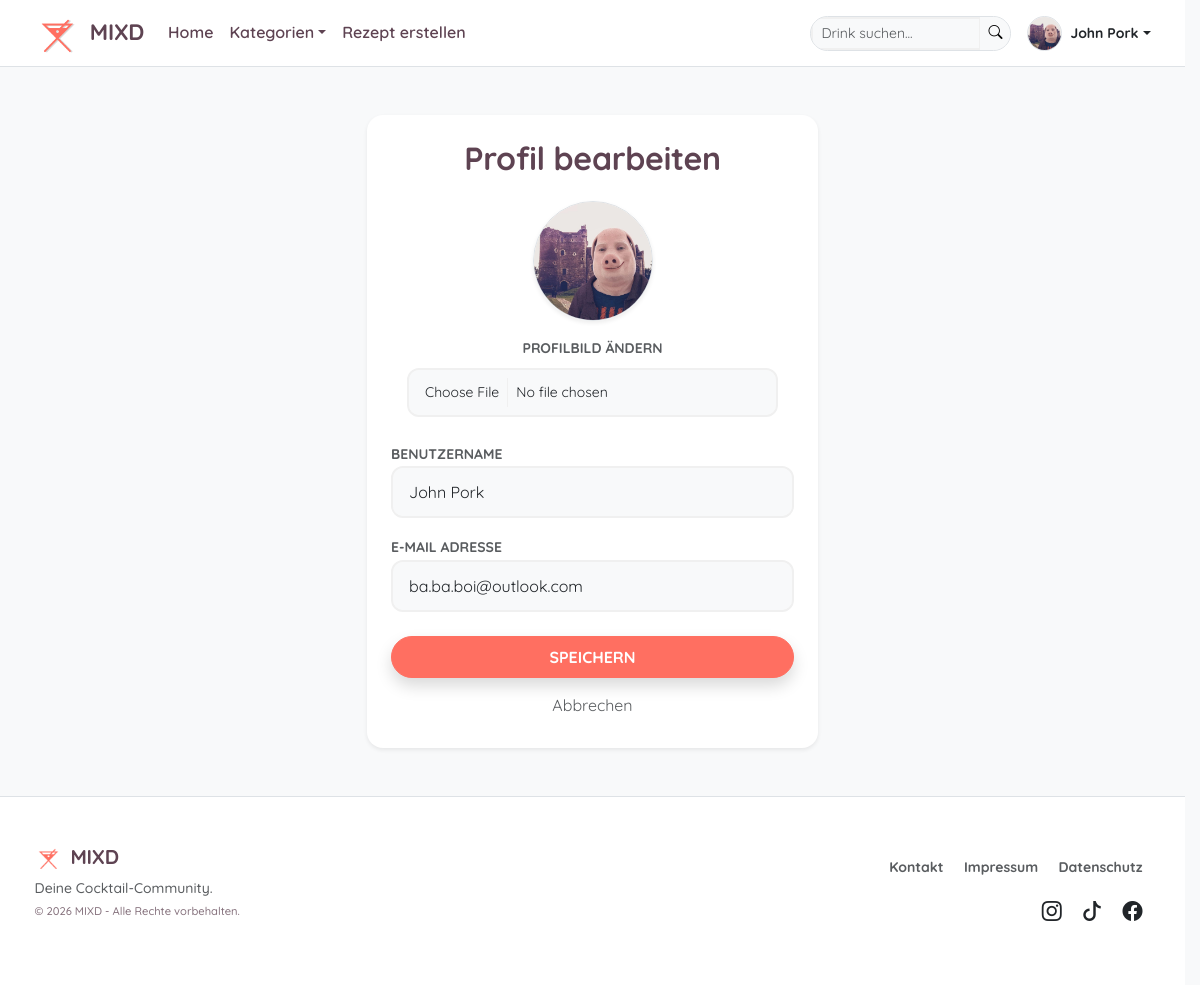
Screenshot of /edit_profile.php (signed in) with the database file from the repository.
### tables this page shows
CREATE TABLE `users` (
  `userid` int(11) UNSIGNED NOT NULL,
  `benutzername` varchar(30) NOT NULL,
  `email` varchar(30) NOT NULL,
  `profile_image` varchar(255) DEFAULT 'resources/images/default_profile.png',
  `passwort` varchar(255) NOT NULL,
  `role` int(11) NOT NULL DEFAULT 1,
  `is_barkeeper` tinyint(1) DEFAULT 0
);

### edit_profile.php (the view, shortened to what this page needs)
<?php
require_once "util/dbutil.php";
$idUser = $_SESSION['userid'];
$sqlUser = "SELECT benutzername, email, profile_image FROM users WHERE userid = ?";
$stmt = $conn->prepare($sqlUser);
$stmt->bind_param("i", $idUser);
$stmt->execute();
$user = $stmt->get_result()->fetch_assoc();
$imgPreview = !empty($user['profile_image']) ? $user['profile_image'] : "resources/images/placeholders/default_profile.png";
?>
<!DOCTYPE html>
<html lang="de">
<head>
    <?php include "includes/head-includes.php"; ?>
</head>
<body class="bg-light d-flex flex-column min-vh-100">
    <?php include "includes/navbar.php"; ?>
    <main class="container py-5">
        <div class="row justify-content-center">
            <div class="col-md-6 col-lg-5">
                <div class="card border-0 shadow-sm p-4 rounded-4">
                    <h2 class="fw-bold text-center mb-4">Profil bearbeiten</h2>
                    <form method="POST" enctype="multipart/form-data">
                        <div class="text-center mb-4">
                            <img src="<?= $imgPreview ?>"
                                 class="rounded-circle border shadow-sm mb-3"
                                 style="width: 120px; height: 120px; object-fit: cover;">
                            <div class="px-3">
                                <label class="small fw-bold text-muted text-uppercase d-block mb-2">Profilbild ändern</label>
                                <input type="file" name="profile_pic" class="form-control form-control-sm border-0 bg-light">
                            </div>
                        </div>
                        <div class="mb-3">
                            <label class="small fw-bold text-muted text-uppercase">Benutzername</label>
                            <input type="text" name="benutzername" class="form-control border-0 bg-light"
                                   value="<?= htmlspecialchars($user['benutzername']) ?>" required>
                        </div>
                        <div class="mb-4">
                            <label class="small fw-bold text-muted text-uppercase">E-Mail Adresse</label>
                            <input type="email" name="email" class="form-control border-0 bg-light"
                                   value="<?= htmlspecialchars($user['email']) ?>" required>
                        </div>
                        <div class="d-grid gap-2">
                            <button type="submit" class="btn btn-primary rounded-pill fw-bold py-2 shadow">SPEICHERN</button>
                            <a href="profile.php" class="btn btn-link text-muted text-decoration-none small">Abbrechen</a>
                        </div>
                    </form>
                </div>
            </div>
        </div>
    </main>
    <?php include "includes/footer.php"; ?>
</body>
</html>

### includes/navbar.php (shortened to what this page needs)
<?php
$navigationProfilePicture = "resources/images/placeholders/default_profile.png";
if (isset($_SESSION['userid'])) {
    include_once "util/dbutil.php";
    $id = $_SESSION['userid'];
    $stmt = $conn->prepare("SELECT profile_image FROM users WHERE userid = ?");
    $stmt->bind_param("i", $id);
    $stmt->execute();
    $result = $stmt->get_result();
    $row = $result->fetch_array();
    if ($row && !empty($row['profile_image'])) {
        $navigationProfilePicture = $row['profile_image'];
    }
}
?>
<nav class="navbar navbar-expand-lg bg-white border-bottom sticky-top py-2">
    <div class="container">
        <a class="navbar-brand fw-bold d-flex align-items-center" href="index.php">
            <img src="resources/images/logos/mixdXschatten.png" alt="MIXD Logo" class="navbar-logo">
            <span class="ms-2 navbar-brand-text">MIXD</span>
        </a>
        <div class="collapse navbar-collapse" id="navContent">
            <ul class="navbar-nav me-auto">
                <li class="nav-item"><a class="nav-link" href="index.php">Home</a></li>
                <li class="nav-item dropdown">
                    <a class="nav-link dropdown-toggle" href="#" data-bs-toggle="dropdown">Kategorien</a>
                </li>
                <li class="nav-item"><a class="nav-link" href="create_recipe.php">Rezept erstellen</a></li>
            </ul>
            <div class="d-flex align-items-center">
                <form class="d-flex me-3" action="search.php" method="GET">
                    <div class="input-group input-group-sm search-group-custom">
                        <input class="form-control search-input-custom" type="search" name="query" placeholder="Drink suchen...">
                        <button class="btn btn-light border-0" type="submit"><i class="bi bi-search"></i></button>
                    </div>
                </form>
                <div class="dropdown">
                    <a href="#" class="d-flex align-items-center text-decoration-none dropdown-toggle text-dark" data-bs-toggle="dropdown">
                        <?php if (isset($_SESSION['userid'])): ?>
                            <img src="<?= htmlspecialchars($navigationProfilePicture) ?>" alt="Profil"
                                 class="rounded-circle border nav-profile-img">
                            <span class="ms-2 d-none d-sm-inline small fw-bold">
                                <?= htmlspecialchars($_SESSION['user'] ?? 'Profil') ?>
                            </span>
                        <?php else: ?>
                            <div class="rounded-circle border nav-profile-placeholder">
                                <i class="bi bi-person"></i>
                            </div>
                        <?php endif; ?>
                    </a>
                </div>
            </div>
        </div>
    </div>
</nav>

### styling/custom/base.css (style rules this page uses)
:root { --primary-accent: #ff6f61; --secondary-accent: #5e4352; --muted-teal: #587b7f; --bg-light: #F7F7F7; --text-dark: #5e4352; }
html { scrollbar-gutter: stable; overflow-y: scroll; }
body { font-family: 'Quicksand', sans-serif; font-weight: 500; color: var(--secondary-accent); background-color: #ffffff; display: flex; flex-direction: column; min-height: 100vh; line-height: 1.6; -webkit-font-smoothing: antialiased; }
h1, h2, h3, h4, h5, h6 { font-family: 'Quicksand', sans-serif; font-weight: 700 !important; letter-spacing: -0.01em; color: var(--secondary-accent) !important; }
.navbar-brand { font-family: 'Quicksand', sans-serif; font-weight: 700 !important; letter-spacing: -0.01em; color: var(--primary-accent) !important; }
.btn-primary { background-color: var(--primary-accent) !important; border-color: var(--primary-accent) !important; color: #ffffff !important; border-radius: 50px; font-weight: 600; transition: all 0.3s ease; }
a { color: var(--primary-accent); text-decoration: none; transition: all 0.2s ease; font-weight: 600; }

### styling/custom/navigation.css (style rules this page uses)
.navbar-brand { font-size: 1.4rem; font-weight: 700; color: var(--secondary-accent) !important; }
.navbar-logo { height: 40px; }
.nav-link { color: var(--secondary-accent) !important; font-weight: 600; transition: all 0.2s ease; padding: 0.5rem 1rem; }
.nav-profile-img, .nav-profile-placeholder { width: 35px; height: 35px; object-fit: cover; border-radius: 50%; border: 1px solid #eee; }
.navbar a { text-decoration: none !important; }

### styling/custom/forms.css (style rules this page uses)
.form-control, .form-select, .form-control-custom { font-family: 'Quicksand', sans-serif; border-radius: 12px; padding: 0.75rem 1rem; border: 2px solid #f0f0f0 !important; background-color: #f8f9fa !important; transition: all 0.2s ease-in-out; }
.search-group-custom { border-radius: 50rem; overflow: hidden; background-color: #f8f9fa; border: 1px solid #dee2e6; }

### rows the page displays
users: profile_image (picture), benutzername "John Pork", email "ba.ba.boi@outlook.com"

### other values shown
$_SESSION['user'] "John Pork"
